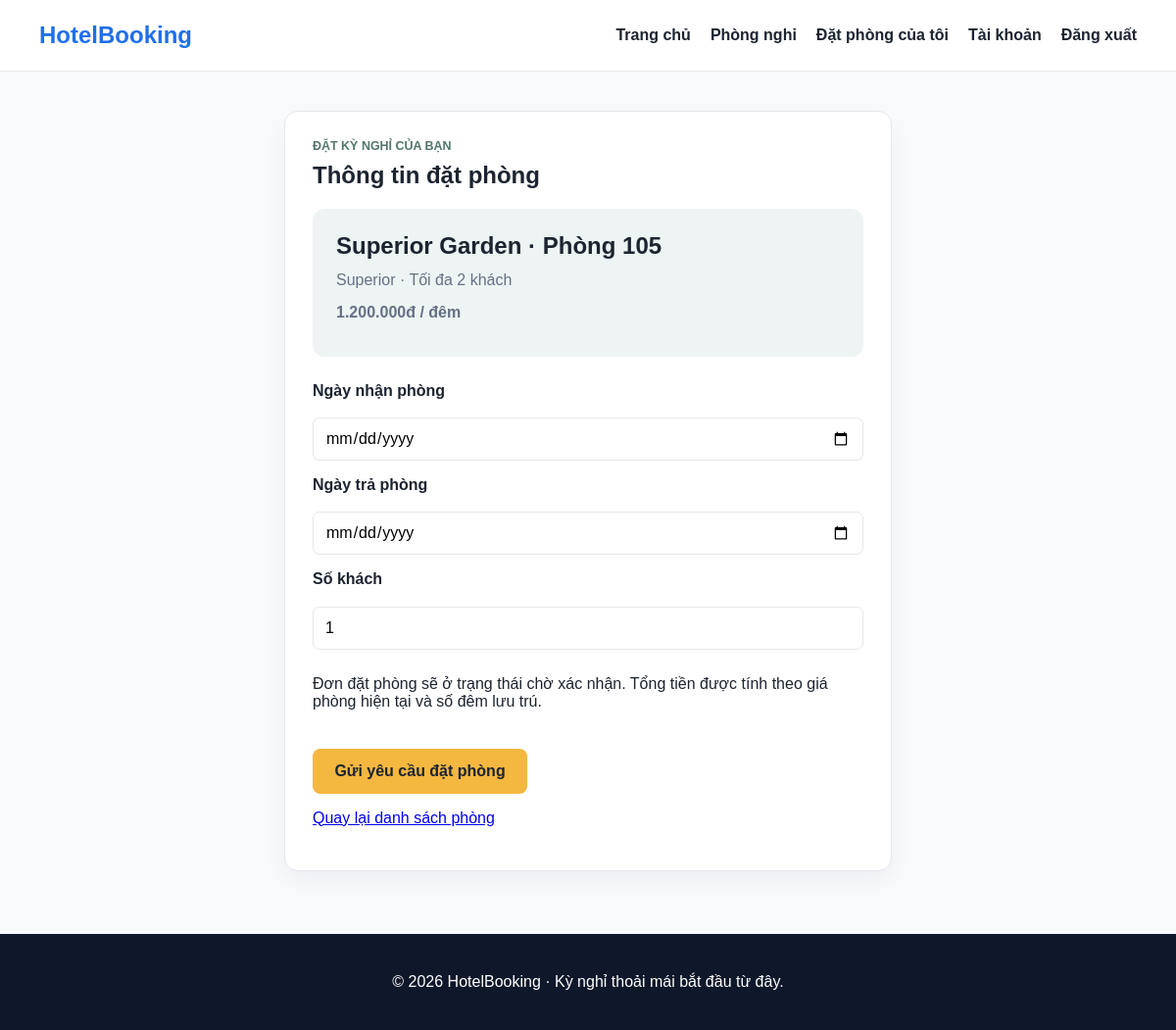
Screenshot of /index.php?page=booking&room_id=1 (signed in) with the database file from the repository.
### tables this page shows
CREATE TABLE IF NOT EXISTS rooms (
  id INT UNSIGNED NOT NULL AUTO_INCREMENT,
  room_number VARCHAR(20) NOT NULL,
  room_name VARCHAR(100) NOT NULL,
  room_type_id INT UNSIGNED NOT NULL,
  price DECIMAL(12,2) NOT NULL,
  status ENUM('available', 'occupied', 'maintenance') NOT NULL DEFAULT 'available',
  bed_description VARCHAR(100) NOT NULL DEFAULT '',
  image_url VARCHAR(1000) NOT NULL DEFAULT '',
  is_featured TINYINT(1) NOT NULL DEFAULT 0,
  created_at TIMESTAMP NOT NULL DEFAULT CURRENT_TIMESTAMP,
  PRIMARY KEY (id),
  UNIQUE KEY uq_rooms_room_number (room_number),
  KEY idx_rooms_room_type_status (room_type_id, status),
  CONSTRAINT fk_rooms_room_type FOREIGN KEY (room_type_id) REFERENCES room_types (id),
  CONSTRAINT chk_rooms_price CHECK (price >= 0)
);

CREATE TABLE IF NOT EXISTS room_types (
  id INT UNSIGNED NOT NULL AUTO_INCREMENT,
  name VARCHAR(100) NOT NULL,
  description TEXT NOT NULL,
  capacity TINYINT UNSIGNED NOT NULL,
  area_sqm DECIMAL(6,2) NOT NULL,
  PRIMARY KEY (id),
  UNIQUE KEY uq_room_types_name (name),
  CHECK (capacity > 0),
  CHECK (area_sqm > 0)
);

### pages/booking/action.php (called while the page is built, shortened)
<?php
$bookingValues = array('check_in' => '', 'check_out' => '', 'guest_count' => '1');
$roomId = isset($_GET['room_id']) && is_string($_GET['room_id'])
    ? filter_var($_GET['room_id'], FILTER_VALIDATE_INT)
    : false;
$bookingRoom = $roomId ? getBookingRoom($roomId) : null;

### config/database.php (called while the page is built)
<?php
return array(
    'host' => '127.0.0.1',
    'port' => 3306,
    'database' => 'hotel_booking_system',
    'username' => 'root',
    'password' => '0356273499Khoa@',
    'charset' => 'utf8mb4',
);

### helpers/database.php (called while the page is built)
<?php
function db()
{
    static $database = null;
    if ($database === null) {
        $config = require __DIR__ . '/../config/database.php';
        $database = new Database($config);
    }
    return $database;
}

### classes/Database.php (called while the page is built, shortened)
<?php
class Database
{
    private $connection;
    public function __construct($config)
    {
        $this->connection = new mysqli(
            $config['host'],
            $config['username'],
            $config['password'],
            $config['database'],
            $config['port']
        );
        $this->connection->set_charset($config['charset']);
    }
    public function run($sql, $params = array())
    {
        $statement = $this->connection->prepare($sql);
        $statement->execute(array_values($params));
        return $statement;
    }
    public function fetchOne($sql, $params = array())
    {
        $row = $this->run($sql, $params)->get_result()->fetch_assoc();
        return $row ?: null;
    }
}

### functions.php (called while the page is built, shortened)
<?php
function getBookingRoom($roomId)
{
    return db()->fetchOne(
        'SELECT r.id, r.room_name, r.room_number, r.price, r.status, rt.capacity, rt.name AS room_type_name
         FROM rooms r
         INNER JOIN room_types rt ON rt.id = r.room_type_id
         WHERE r.id = ?',
        array($roomId)
    );
}

### helpers/common.php (called while the page is built, shortened)
<?php
function e($value)
{
    return htmlspecialchars((string) $value, ENT_QUOTES, 'UTF-8');
}
function money($value)
{
    return number_format((float) $value, 0, ',', '.') . 'đ';
}
function current_customer_id()
{
    return isset($_SESSION['customer_id']) ? (int) $_SESSION['customer_id'] : null;
}

### helpers/router.php (called while the page is built, shortened)
<?php
function base_url($path = '')
{
    $directory = str_replace('\\', '/', dirname($_SERVER['SCRIPT_NAME'] ?? '/index.php'));
    $base = trim($directory, '/.');
    $prefix = $base === '' ? '/' : '/' . $base . '/';
    return $prefix . ltrim($path, '/');
}
function url($page = 'home', $params = array())
{
    return base_url('index.php?' . http_build_query(array_merge(array('page' => $page), $params)));
}

### pages/booking/index.php (the view, shortened to what this page needs)
<main class="container page-content account-page">
  <section class="form-box account-card">
    <p class="eyebrow">Đặt kỳ nghỉ của bạn</p>
    <h1>Thông tin đặt phòng</h1>
    <?php if ($bookingRoom): ?>
      <div class="booking-summary">
        <h2><?= e($bookingRoom['room_name']) ?> · Phòng <?= e($bookingRoom['room_number']) ?></h2>
        <p><?= e($bookingRoom['room_type_name']) ?> · Tối đa <?= e($bookingRoom['capacity']) ?> khách</p>
        <p class="price"><?= e(money($bookingRoom['price'])) ?> / đêm</p>
      </div>
      <?php if ($bookingRoom['status'] === 'available' && current_customer_id()): ?>
        <form action="<?= e(url('booking', array('room_id' => $roomId))) ?>" method="post">
          <label for="booking-check-in">Ngày nhận phòng</label>
          <input id="booking-check-in" type="date" name="check_in" min="<?= e(date('Y-m-d')) ?>" value="<?= e($bookingValues['check_in']) ?>" required />
          <label for="booking-check-out">Ngày trả phòng</label>
          <input id="booking-check-out" type="date" name="check_out" min="<?= e(date('Y-m-d', strtotime('+1 day'))) ?>" value="<?= e($bookingValues['check_out']) ?>" required />
          <label for="booking-guests">Số khách</label>
          <input id="booking-guests" type="number" name="guest_count" min="1" max="<?= e($bookingRoom['capacity']) ?>" value="<?= e($bookingValues['guest_count']) ?>" required />
          <p>Đơn đặt phòng sẽ ở trạng thái chờ xác nhận. Tổng tiền được tính theo giá phòng hiện tại và số đêm lưu trú.</p>
          <button class="btn btn-primary" type="submit">Gửi yêu cầu đặt phòng</button>
        </form>
      <?php elseif ($bookingRoom['status'] !== 'available'): ?>
        <p>Phòng này hiện không thể đặt.</p>
      <?php endif; ?>
    <?php endif; ?>
    <p><a href="<?= e(url('rooms')) ?>">Quay lại danh sách phòng</a></p>
  </section>
</main>

### assets/css/style.css (style rules this page uses)
:root { --primary: #1f6feb; --primary-dark: #144ea3; --accent: #f4b740; --bg: #f5f7fb; --text: #1c2430; --muted: #667085; --card: #ffffff; --border: #e5e7eb; --success: #1f9d68; }
* { box-sizing: border-box; }
body { margin: 0; font-family: Arial, sans-serif; background: var(--bg); color: var(--text); }
.container { width: min(1120px, calc(100% - 32px)); margin: 0 auto; }
.btn { display: inline-flex; align-items: center; justify-content: center; min-height: 46px; padding: 0.8rem 1.4rem; border-radius: 8px; text-decoration: none; font-weight: 700; transition: 0.2s ease; }
.btn-primary { background: var(--accent); color: var(--text); }
.feature-card, .card, .form-box { background: var(--card); border: 1px solid var(--border); border-radius: 14px; box-shadow: 0 10px 25px rgba(15, 23, 42, 0.05); }
.page-content { padding: 2.5rem 0; }
.price { color: var(--primary); font-weight: 700; }
.form-box { max-width: 620px; margin: 0 auto; padding: 2rem; }
label { display: block; margin-bottom: 0.5rem; font-weight: 600; }
input, select, textarea, button { width: 100%; padding: 0.8rem 0.9rem; border: 1px solid var(--border); border-radius: 8px; font: inherit; }
button { cursor: pointer; background: var(--primary); color: #fff; border: none; font-weight: 700; }

### assets/css/public.css (style rules this page uses)
body { background: #f8fafc; }
.account-page { max-width: 760px; }
.account-card { width: 100%; margin: 0 auto 1.5rem; padding: 1.75rem; }
.account-card h1, .account-card h2 { margin-top: 0; }
.account-card form { display: grid; gap: 0.65rem; }
.account-card label { margin-top: 0.35rem; font-weight: 700; }
.account-card input, .account-card select { width: 100%; min-height: 44px; padding: 0.65rem 0.75rem; border: 1px solid var(--border); border-radius: 7px; font: inherit; }
.account-card .btn { width: fit-content; margin-top: 0.75rem; border: 0; cursor: pointer; }
.booking-summary { margin: 1.25rem 0; padding: 1rem; background: #f4f8f7; border-radius: 8px; }
.booking-summary h2, .booking-summary p { margin: 0 0 0.5rem; }
.eyebrow { margin: 0 0 0.55rem; color: #52756e; font-size: 0.78rem; font-weight: 700; text-transform: uppercase; }
.btn { transition: all 0.3s ease; }
.booking-form h2, .booking-summary h2 { margin-top: 0; }
.booking-summary { padding: 1.5rem; background: #edf4f3; border-radius: 12px; }
.booking-summary p { color: var(--muted); line-height: 1.6; }

### rows the page displays
rooms: room_name "Superior Garden", room_number "105", room_type.name "Superior", room_type.capacity "2", price "1.200.000đ"
